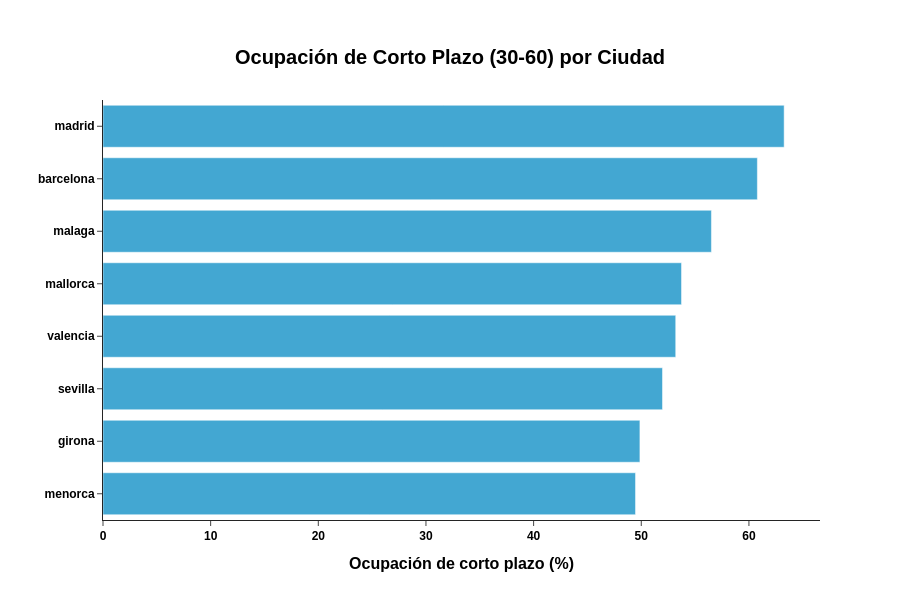

Notebook code for this chart:
### Code cell
import plotly.graph_objects as go


kpis_ciudad_sorted = kpis_ciudad.sort_values('ocupacion_corto_plazo', ascending=True)

fig = go.Figure()

fig.add_trace(
    go.Bar(
        x=kpis_ciudad_sorted["ocupacion_corto_plazo"],
        y=kpis_ciudad_sorted["city"],
        marker_color="#43A7D2",
        name="Ocupacion corto plazo",
        orientation='h'  
    )
)

fig.update_layout(
    title={
        'text':"Ocupación de Corto Plazo (30-60) por Ciudad",
        'x':0.5,
        'xanchor': 'center',
        'yanchor': 'top',
        'font': {'size':20, 'family':'Arial', 'color':'black', 'weight':'bold'}
    },
    xaxis_title="<b>Ocupación de corto plazo (%)</b>",
    yaxis_title='',
    xaxis_title_font={'size':16, 'family':'Arial', 'color':'black', 'weight':'bold'},
    yaxis_title_font={'size':16, 'family':'Arial', 'color':'black', 'weight':'bold'},
    xaxis_tickfont={'size':12, 'family':'Arial', 'color':'black', 'weight':'bold'},
    yaxis_tickfont={'size':12, 'family':'Arial', 'color':'black','weight':'bold'},
    height=600,  
    bargap=0.2,
    template="simple_white"
)

fig.show()

### Figure 1 — Plotly figure (JSON) as saved in the notebook; plotly's stock layout.template omitted (floating-point values rounded to 4 significant figures)
{"data": [{"marker": {"color": "#43A7D2"}, "name": "Ocupacion corto plazo", "orientation": "h", "type": "bar", "x": [49.47, 49.87, 51.97, 53.2, 53.74, 56.52, 60.78, 63.27], "y": ["menorca", "girona", "sevilla", "valencia", "mallorca", "malaga", "barcelona", "madrid"]}], "layout": {"bargap": 0.2, "height": 600, "title": {"font": {"color": "black", "family": "Arial", "size": 20, "weight": "bold"}, "text": "Ocupación de Corto Plazo (30-60) por Ciudad", "x": 0.5, "xanchor": "center", "yanchor": "top"}, "xaxis": {"tickfont": {"color": "black", "family": "Arial", "size": 12, "weight": "bold"}, "title": {"font": {"color": "black", "family": "Arial", "size": 16, "weight": "bold"}, "text": "<b>Ocupación de corto plazo (%)</b>"}}, "yaxis": {"tickfont": {"color": "black", "family": "Arial", "size": 12, "weight": "bold"}, "title": {"font": {"color": "black", "family": "Arial", "size": 16, "weight": "bold"}, "text": ""}}}}
